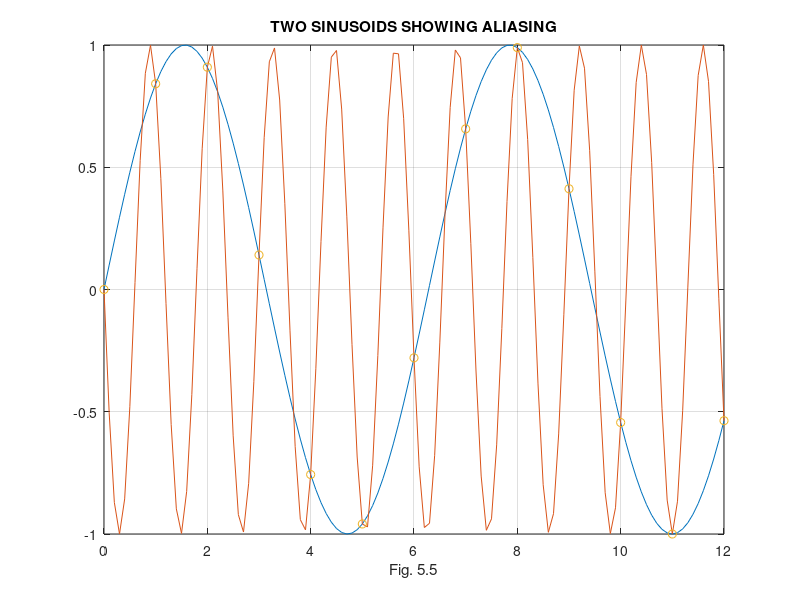

This figure's MATLAB source:
%  Figure 5.5      Digital Control of Dynamic Systems, 3e
%                  Franklin, Powell, Workman
%                  Addison-Wesley, Publishing Company, 1998
% Matlab 4.2 or 5.0

clear
clf
k = 0:.1:12;
n = 0:12;
y = sin(k);
y1 = sin((1-2*pi)*k);
y2 = sin(n);
plot(k,y),grid
hold on
plot(k,y1)
plot(n,y2,'o')
title('TWO SINUSOIDS SHOWING ALIASING')
xlabel('Fig. 5.5')
hold off
